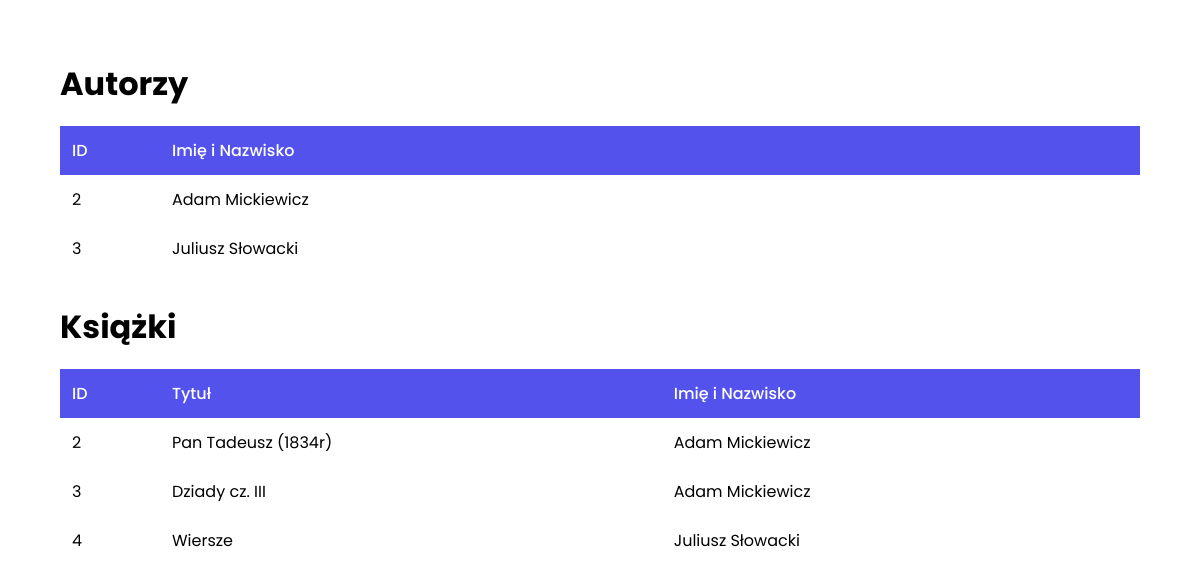
The page / on the database its author committed.
### przyklad/models.py (models this page shows, shortened)
class Autor(models.Model):
    imie_nazwisko = models.CharField(
        max_length=254,
        verbose_name='Imię i Nazwisko Autora',
    )

class Ksiazka(models.Model):
    autor = models.ForeignKey(
        to=Autor,
        verbose_name='Author',
        on_delete=models.CASCADE,
    )
    tytul = models.CharField(
        max_length=254,
        verbose_name='Tytuł'
    )

### przyklad/views.py (the view)
# urls.py: path('', v.przyklad)
def przyklad(request):
    autorzy = Autor.objects.all()
    ksiazki = Ksiazka.objects.all()
    kontekst = {'autorzy': autorzy, 'ksiazki': ksiazki}
    return render(request, 'przyklad.html', kontekst)

### templates/przyklad.html (shortened to what this page needs)
<!DOCTYPE html>
<html lang="en">
<head>
</head>
<body>
    <main>
        <h1>Autorzy</h1>
        <div class="content g2">
            <p class="title">ID</p>
            <p class="title">Imię i Nazwisko</p>
            {% for autor in autorzy %}
            <p>{{ autor.id }}</p>
            <p>{{ autor.imie_nazwisko }}</p>
            {% endfor %}
        </div>
        <h1>Książki</h1>
        <div class="content g3">
            <p class="title">ID</p>
            <p class="title">Tytuł</p>
            <p class="title">Imię i Nazwisko</p>
            {% for ksiazka in ksiazki %}
            <p>{{ ksiazka.id }}</p>
            <p>{{ ksiazka.tytul }}</p>
            <p>{{ ksiazka.autor.imie_nazwisko }}</p>
            {% endfor %}
        </div>
    </main>
</body>
</html>

### templates/przyklad.html (style rules this page uses)
* { box-sizing: border-box; padding: 0; margin: 0; font-family: 'Poppins', sans-serif; }
h1 { display: block; margin-bottom: 18px; }
main { padding: 60px; }
main .content { margin-bottom: 30px; }
main .content p { padding: 12px; }
.g2 { display: grid; grid-template-columns: 100px auto; }
.g3 { display: grid; grid-template-columns: 100px auto auto; }
.title { background-color: #5352ed; color: white; font-weight: 500; }

### rows shown on the page
Autor: id "2", imie_nazwisko "Adam Mickiewicz"
Autor: id "3", imie_nazwisko "Juliusz Słowacki"
Ksiazka: id "2", tytul "Pan Tadeusz (1834r)", autor.imie_nazwisko "Adam Mickiewicz"
Ksiazka: id "3", tytul "Dziady cz. III", autor.imie_nazwisko "Adam Mickiewicz"
Ksiazka: id "4", tytul "Wiersze", autor.imie_nazwisko "Juliusz Słowacki"
